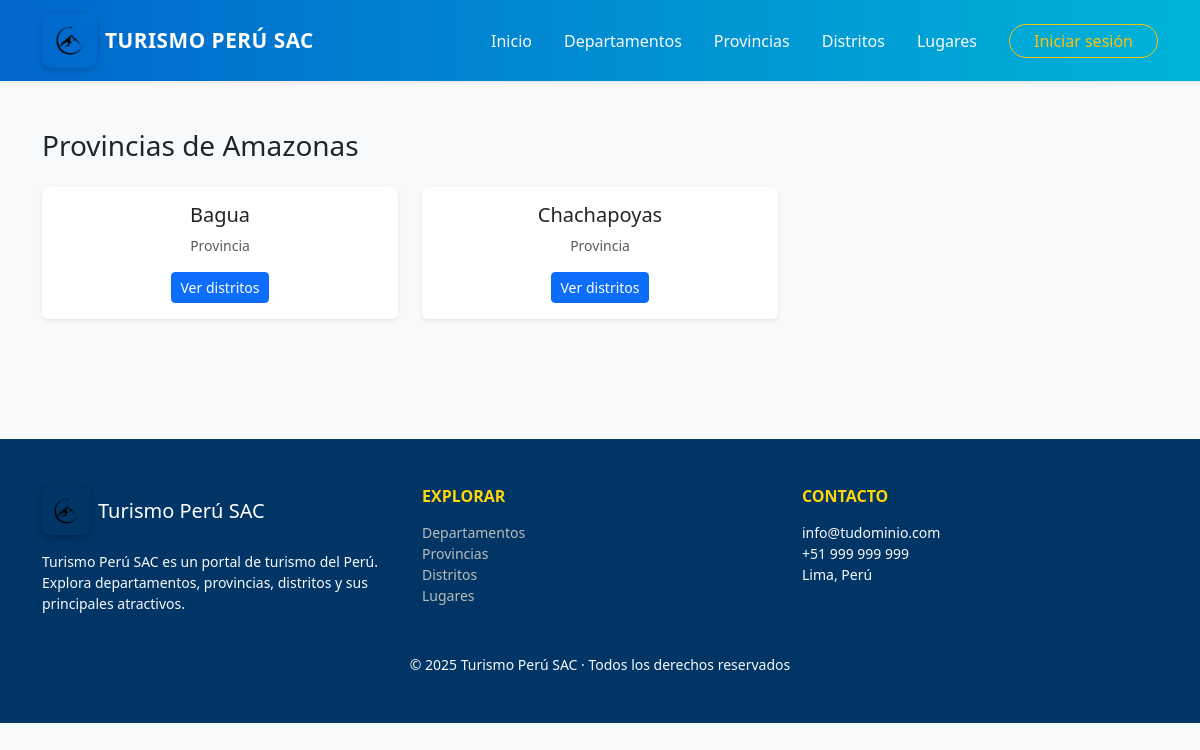
Page /views/provincias/listar.php?departamento_id=1 on the committed database.
### tables this page shows
CREATE TABLE `departamentos` (
  `id_departamento` int(11) NOT NULL,
  `nombre` varchar(100) NOT NULL
);

CREATE TABLE `provincias` (
  `id_provincia` int(11) NOT NULL,
  `id_departamento` int(11) NOT NULL,
  `nombre` varchar(100) NOT NULL
);

### models/Departamento.php (called while the page is built, shortened)
<?php
require_once __DIR__ . '/../config/config.php';
class Departamento {
    private $pdo;
    public function __construct() {
        global $pdo;
        $this->pdo = $pdo;
    }
    public function getById(int $id_departamento): ?array {
        $stmt = $this->pdo->prepare("SELECT id_departamento, nombre FROM departamentos WHERE id_departamento = ?");
        $stmt->execute([$id_departamento]);
        $result = $stmt->fetch(PDO::FETCH_ASSOC);
        return $result ?: null;
    }
}

### models/Provincia.php (called while the page is built, shortened)
<?php
require_once __DIR__ . '/../config/config.php';
class Provincia {
    private $pdo;
    public function __construct() {
        global $pdo;
        $this->pdo = $pdo;
    }
    public function getByDepartamento(int $departamentoId): array {
        $stmt = $this->pdo->prepare("SELECT id_provincia, nombre
                                     FROM provincias
                                     WHERE id_departamento = ?
                                     ORDER BY nombre ASC");
        $stmt->execute([$departamentoId]);
        return $stmt->fetchAll();
    }
}

### views/provincias/listar.php (the view, shortened to what this page needs)
<?php
require_once __DIR__ . '/../../config/config.php';
require_once __DIR__ . '/../../models/Provincia.php';
require_once __DIR__ . '/../../models/Departamento.php';
require_once view_path('views/templates/header.php');
require_once view_path('views/templates/navbar.php');
$departamentoId = intval($_GET['departamento_id'] ?? 0);
$provinciaModel = new Provincia();
$departamentoModel = new Departamento();
$departamento = $departamentoModel->getById($departamentoId);
$provincias = $provinciaModel->getByDepartamento($departamentoId);
?>
<div class="container py-5">
  <h1 class="h3 mb-4">Provincias de <?= htmlspecialchars($departamento['nombre']) ?></h1>
  <div class="row">
    <?php if (empty($provincias)): ?>
      <div class="col-12">
        <div class="alert alert-warning">No hay provincias registradas para este departamento.</div>
      </div>
    <?php else: ?>
      <?php foreach ($provincias as $prov): ?>
        <div class="col-12 col-md-4 mb-4">
          <div class="card h-100 shadow-sm border-0 text-center">
            <div class="card-body d-flex flex-column justify-content-between">
              <div>
                <h5 class="card-title"><?= htmlspecialchars($prov['nombre']) ?></h5>
                <p class="small text-muted mb-3">Provincia</p>
              </div>
              <div>
                <a href="<?= BASE_URL ?>/views/distritos/listar.php?provincia_id=<?= intval($prov['id_provincia']) ?>" class="btn btn-primary btn-sm">Ver distritos</a>
              </div>
            </div>
          </div>
        </div>
      <?php endforeach; ?>
    <?php endif; ?>
  </div>
</div>
<?php
require_once view_path('views/templates/footer.php');
?>

### assets/css/style.css (style rules this page uses)
:root { --brand: #0d6efd; --brand-dark: #0b5ed7; --bg-soft: #f8f9fa; }
body { font-family: system-ui, -apple-system, "Segoe UI", Roboto, "Helvetica Neue", Arial, "Noto Sans", "Liberation Sans", sans-serif; }

### rows in the picture
departamentos: nombre "Amazonas"
provincias: nombre "Bagua"
provincias: nombre "Chachapoyas"

### other values in the picture
APP_NAME "TURISMO PERÚ SAC"
APP_NAME "Turismo Perú SAC"
